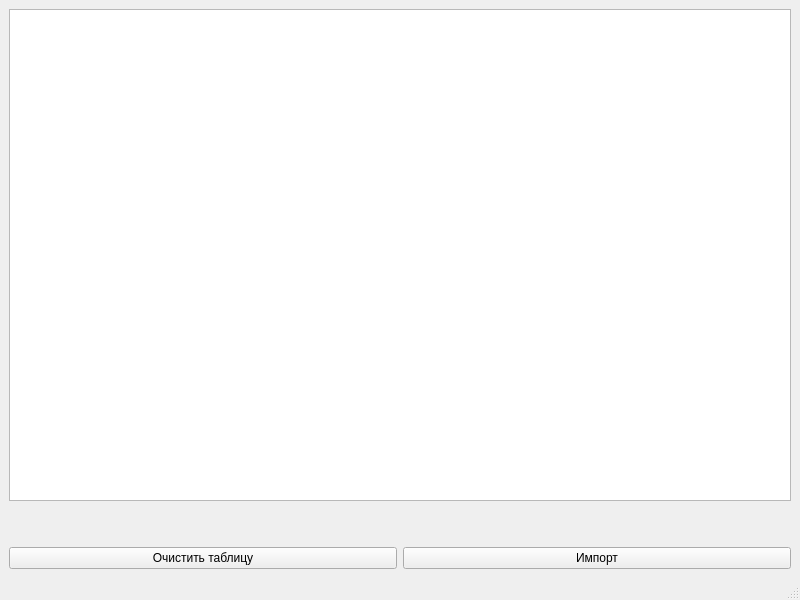
<?xml version="1.0" encoding="UTF-8"?>
<ui version="4.0">
 <class>MainWindow</class>
 <widget class="QMainWindow" name="MainWindow">
  <property name="geometry">
   <rect>
    <x>0</x>
    <y>0</y>
    <width>800</width>
    <height>600</height>
   </rect>
  </property>
  <property name="windowTitle">
   <string>MainWindow</string>
  </property>
  <widget class="QWidget" name="centralwidget">
   <layout class="QVBoxLayout" name="verticalLayout">
    <item>
     <widget class="QTableView" name="tableView"/>
    </item>
    <item>
     <spacer name="verticalSpacer">
      <property name="orientation">
       <enum>Qt::Vertical</enum>
      </property>
      <property name="sizeType">
       <enum>QSizePolicy::Preferred</enum>
      </property>
      <property name="sizeHint" stdset="0">
       <size>
        <width>20</width>
        <height>40</height>
       </size>
      </property>
     </spacer>
    </item>
    <item>
     <layout class="QHBoxLayout" name="horizontalLayout">
      <item>
       <widget class="QPushButton" name="clearTable">
        <property name="text">
         <string>Очистить таблицу</string>
        </property>
       </widget>
      </item>
      <item>
       <widget class="QPushButton" name="importFile">
        <property name="text">
         <string>Импорт</string>
        </property>
        <property name="autoDefault">
         <bool>false</bool>
        </property>
       </widget>
      </item>
     </layout>
    </item>
   </layout>
  </widget>
  <widget class="QMenuBar" name="menubar">
   <property name="geometry">
    <rect>
     <x>0</x>
     <y>0</y>
     <width>800</width>
     <height>21</height>
    </rect>
   </property>
  </widget>
  <widget class="QStatusBar" name="statusbar"/>
 </widget>
 <resources/>
 <connections/>
</ui>
